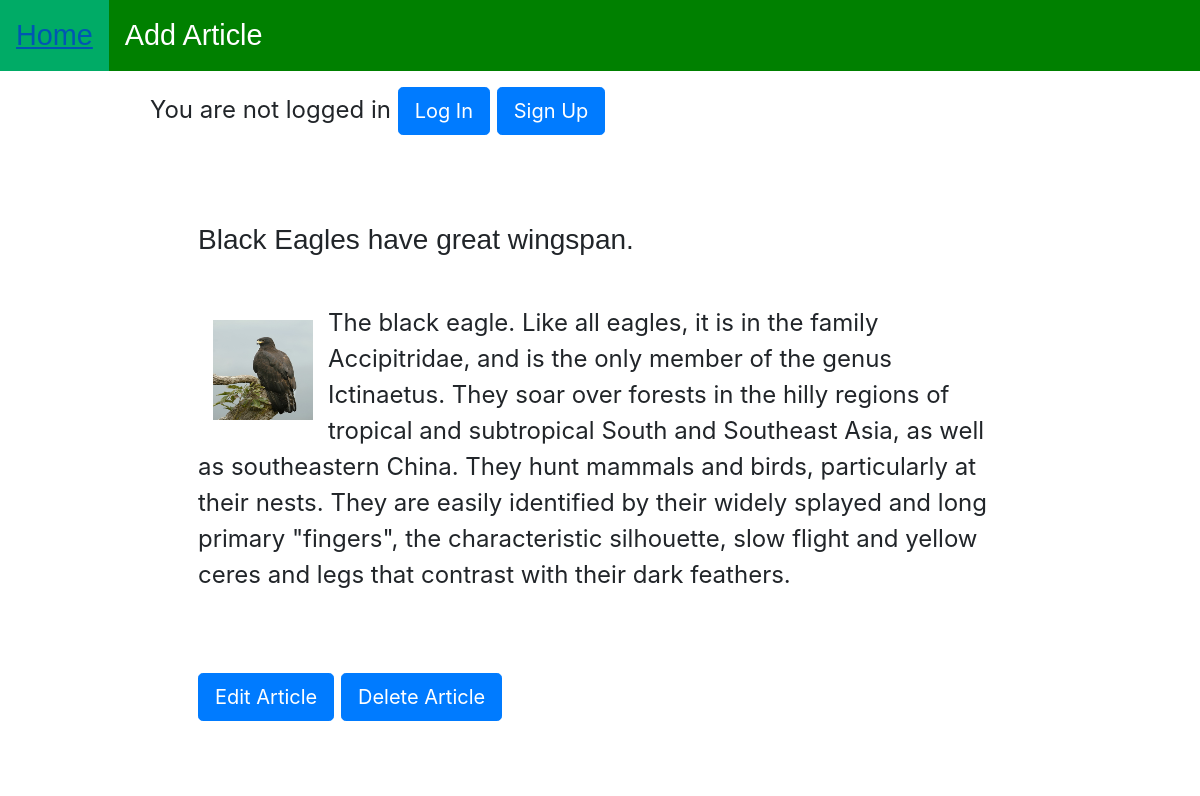
Page /article/3/ on the committed database.
### samples/models.py (models this page shows, shortened)
class Article(models.Model):
    title = models.CharField(max_length=200)
    text = models.TextField()
    author = models.ForeignKey(
        'auth.User', on_delete=models.CASCADE, default=1,)
    photo = models.ImageField(upload_to="gallery", default='eagle1.jpg')

### samples/views.py (the view)
# urls.py: path('article/<int:pk>/', ArticleDetailView.as_view(),
class ArticleDetailView(DetailView):
    model = Article
    template_name = 'article_detail.html'

### templates/article_detail.html
{% extends 'base.html' %}
{% block content %}
<main>
    <section>
        <h3>{{ article.title }}</h3>
        <article>
            <img src="{{ article.photo.url}}" alt="{{ article.title }}" class="art-img">
            <p>{{ article.text | linebreaks }}</p>
        </article>
        <a href="{% url 'article_edit' article.pk %}" class="btn btn-primary btn-lg">Edit Article</a>
        <a href="{% url 'article_delete' article.pk %}" class="btn btn-primary btn-lg">Delete Article</a>
    </section>
</main>
{% endblock content %}

### static/css/base.css (style rules this page uses)
* { margin: 0; padding: 0; }
body { background-color: gray; font-size: 50%; padding: 0; margin: 0; }
main { padding: 2em; position: relative; }
p { padding: 0 0 1em 0; }
main { padding: 2em; }
.art-img { float: left; margin: 55px 15px 15px 15px; height: 100px; width: 100px; }
h3 { margin-bottom: 1em; font-family: Arial, Helvetica, sans-serif; }
a:link { text-decoration: none; }

### rows in the picture
Article: title "Black Eagles have great wingspan.", photo (picture), text "The black eagle. Like all eagles, it is in the family Accipitridae, and is the only member of the genus Ictinaetus. They soar over forests in the hilly regions of tropical and subtropical South and Southeast Asia, as well as southeastern China. They hunt mammals and birds, particularly at their nests. They are easily identified by their widely splayed and long primary \"fingers\", the characteristic silhouette, slow flight and yellow ceres and legs that contrast with their dark feathers."
